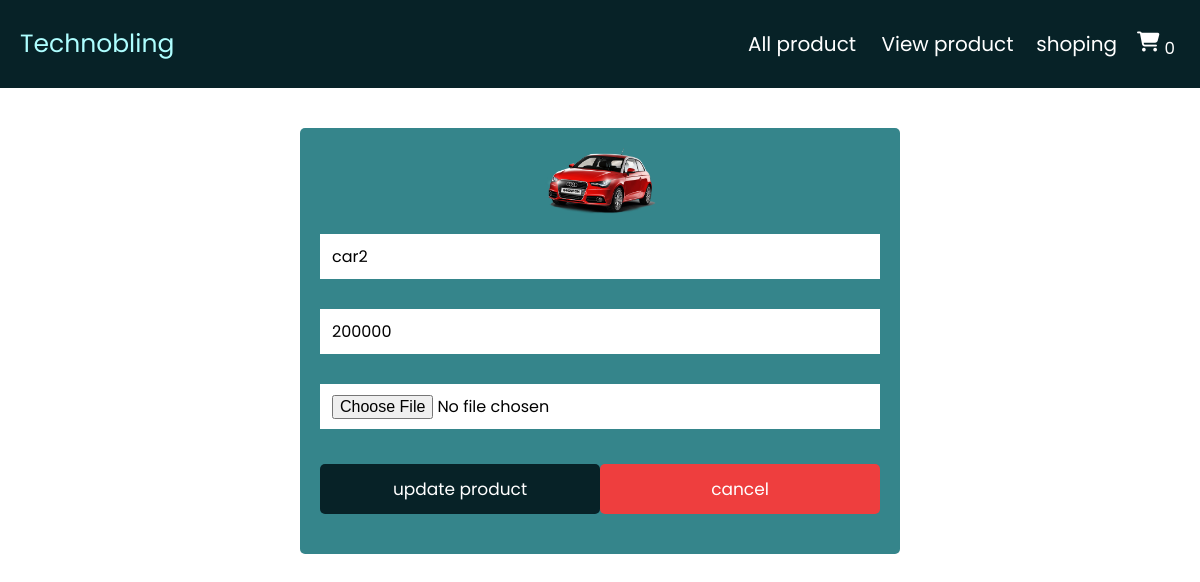
Page /phpshopingcart/update.php?Edit=44 on the committed database.
### tables this page shows
CREATE TABLE `products` (
  `id` int(11) NOT NULL,
  `name` varchar(255) NOT NULL,
  `price` varchar(255) NOT NULL,
  `images` varchar(255) NOT NULL
);

### phpshopingcart/update.php (the view, shortened to what this page needs)
<?php  include('connect.php');
?>
<!DOCTYPE html>
<html lang="en">
<head>
    <link rel="stylesheet"  href="style.css">
    <link rel="stylesheet" href="https://cdnjs.cloudflare.com/ajax/libs/font-awesome/6.3.0/css/all.min.css" />
</head>
<body>
<?php
include('header.php');
?>
<section class="edit-container">
    <?php
    if(isset($_GET['Edit']))
    {
        $edit_id=$_GET['Edit'];
       $edit_query=mysqli_query($con,"select * from products where id=$edit_id");
       if(mysqli_num_rows($edit_query)>0)
       {
        $fetch_data=mysqli_fetch_assoc($edit_query);
        ?>
        <form action="" method="post" enctype="multipart/form-data" class="update_product product_container_box">
        <img src="images/<?php echo $fetch_data['images']?>" alt="">
        <input type="text" class="input_fields fields" required value="<?php echo $fetch_data['name']?>" name="update_product_name">
        <input type="number" class="input_fields fields" required value="<?php echo $fetch_data['price']?>" name="update_product_price">
        <input type="file" class="input_fields fields" required accept="image/png,image/jpg,image/jpeg" name="update_product_image" >
        <div class="btns">
            <input type="submit" class="edit_btn" value="update product" name="update_product">
            <input type="reset" id="close-edit" value="cancel" class="cancel_btn">
        </div>
    </form>
        <?php
       }
    }
    ?>
</section>
</body>
</html>

### phpshopingcart/style.css (style rules this page uses)
* { margin: 0; padding: 0; box-sizing: border-box; outline: none; border: none; text-decoration: none; font-family: "Poppins", sans-serif; }
:root { --color1: #072227; --color2: #35858b; --color3: #4fbdba; --color4: #aefeff; --black: #000; --white: #fff; --lightgray: #d3d3d3; --red: rgb(238, 62, 62); }
html { font-size: 62.5%; overflow-x: hidden; }
section { padding: 2rem; }
.add_product, .update_product { max-width: 600px; background-color: var(--color2); border-radius: 0.5rem; padding: 2rem; margin: 0 auto; margin-top: 2rem; }
.add_product .input_fields, .update_product .input_fields { padding: 1rem 1.2rem; font-size: 1.6rem; color: var(--black); background-color: var(--white); margin: 1.5rem 0; width: 100%; }
.submit_btn, .edit_btn, .cancel_btn { display: block; width: 50%; text-align: center; background-color: var(--color1); color: var(--white); font-size: 1.7rem; padding: 1.2rem 3rem; border-radius: 0.5rem; cursor: pointer; margin-top: 2rem; margin: 0 auto; }
.cancel_btn { background-color: var(--red); margin: 2rem auto; }
.btns { display: flex; justify-content: center; align-items: center; width: 100%; }
.product_container_box { text-align: center; height: 70%; }
img { width: 20%; margin: 0 auto; }

### rows in the picture
products: images (picture), update_product_name "car2", update_product_price "200000"

### other values in the picture
$row_count "0"
